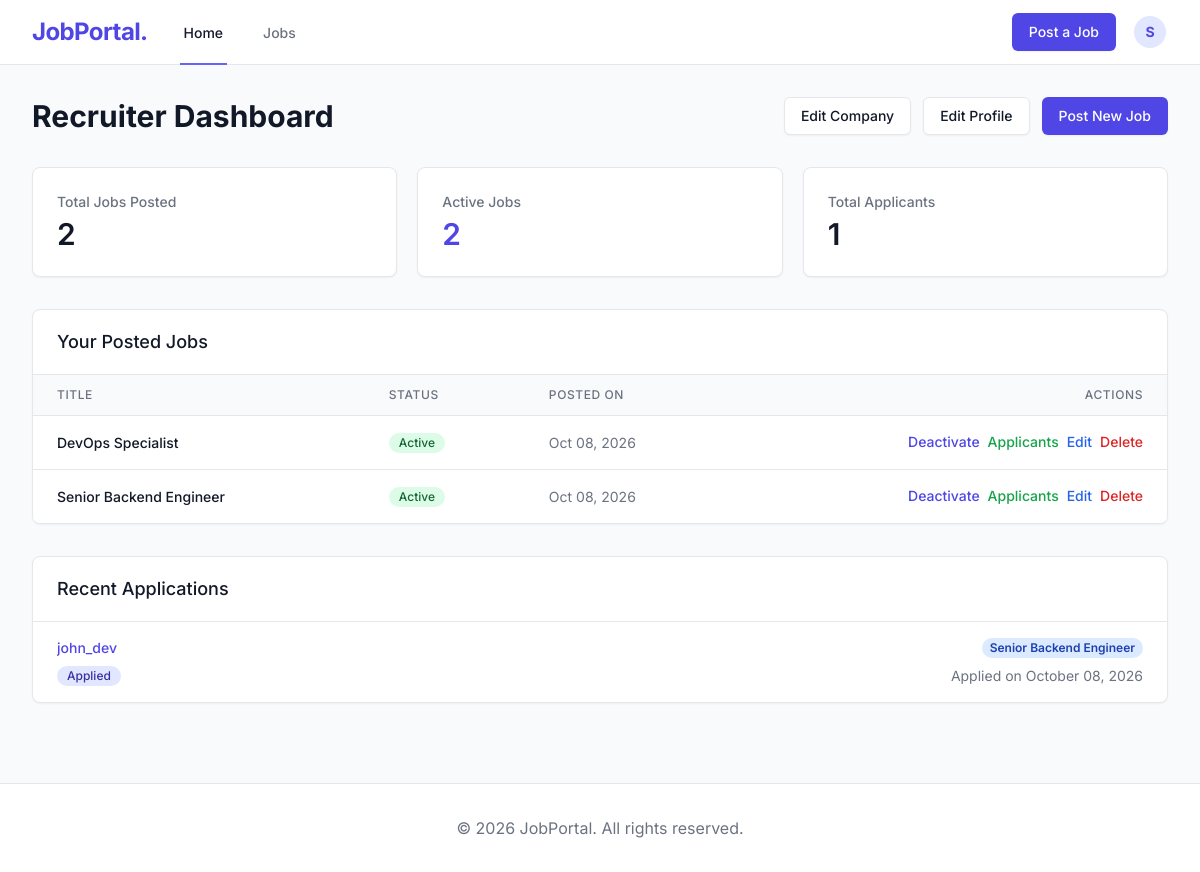
The page /accounts/dashboard/recruiter/ (signed in) on the database its author committed.
### jobs/models.py (models this page shows, shortened)
class Job(models.Model):
    JOB_TYPE_CHOICES = (
        ('Full-time', 'Full-time'),
        ('Part-time', 'Part-time'),
        ('Remote', 'Remote'),
        ('Contract', 'Contract'),
    )
    recruiter = models.ForeignKey(User, on_delete=models.CASCADE, related_name='posted_jobs')
    title = models.CharField(max_length=200)
    company_name = models.CharField(max_length=200, blank=True, null=True)
    location = models.CharField(max_length=150)
    salary = models.CharField(max_length=100, blank=True, null=True)
    skills = models.CharField(max_length=255, blank=True, null=True)
    description = models.TextField()
    job_type = models.CharField(max_length=50, choices=JOB_TYPE_CHOICES, default='Full-time')
    posted_on = models.DateTimeField(auto_now_add=True)
    is_active = models.BooleanField(default=True)
    class Meta:
        ordering = ['-posted_on']

class Application(models.Model):
    STATUS_CHOICES = (
        ('APPLIED', 'Applied'),
        ('SHORTLISTED', 'Shortlisted'),
        ('REJECTED', 'Rejected'),
    )
    job = models.ForeignKey(Job, on_delete=models.CASCADE, related_name='applications')
    candidate = models.ForeignKey(User, on_delete=models.CASCADE, related_name='applications')
    resume = models.FileField(
        upload_to='resumes/',
        validators=[FileExtensionValidator(allowed_extensions=['pdf'])]
    )
    status = models.CharField(max_length=20, choices=STATUS_CHOICES, default='APPLIED')
    applied_at = models.DateTimeField(auto_now_add=True)
    class Meta:
        ordering = ['-applied_at']
        unique_together = ('job', 'candidate')

### accounts/views.py (the view)
# urls.py: path('dashboard/recruiter/', views.recruiter_dashboard, name='recruiter_dashboard'),
@recruiter_required
def recruiter_dashboard(request):
    jobs = Job.objects.filter(recruiter=request.user)
    applications = Application.objects.filter(job__in=jobs).order_by('-applied_at')
    total_jobs = jobs.count()
    active_jobs = jobs.filter(is_active=True).count()
    total_applicants = applications.count()
    context = {
        'jobs': jobs,
        'applications': applications[:5],
        'total_jobs': total_jobs,
        'active_jobs': active_jobs,
        'total_applicants': total_applicants,
    }
    return render(request, 'accounts/dashboard_recruiter.html', context)

### templates/accounts/dashboard_recruiter.html (shortened to what this page needs)
{% extends 'base.html' %}
{% block content %}
<div class="max-w-7xl mx-auto px-4 sm:px-6 lg:px-8 py-8">
    <div class="md:flex md:items-center md:justify-between mb-8">
        <div class="flex-1 min-w-0">
            <h2 class="text-2xl font-bold leading-7 text-gray-900 sm:text-3xl sm:truncate">Recruiter Dashboard</h2>
        </div>
        <div class="mt-4 flex md:mt-0 md:ml-4 space-x-3">
            <a href="{% url 'company_update' %}" class="btn-secondary">Edit Company</a>
            <a href="{% url 'profile_update' %}" class="btn-secondary">Edit Profile</a>
            <a href="{% url 'job_create' %}" class="btn-primary">Post New Job</a>
        </div>
    </div>
    <div class="grid grid-cols-1 gap-5 sm:grid-cols-3 mb-8">
        <div class="card">
            <div class="px-4 py-5 sm:p-6">
                <dt class="text-sm font-medium text-gray-500 truncate">Total Jobs Posted</dt>
                <dd class="mt-1 text-3xl font-semibold text-gray-900">{{ total_jobs }}</dd>
            </div>
        </div>
        <div class="card">
            <div class="px-4 py-5 sm:p-6">
                <dt class="text-sm font-medium text-gray-500 truncate">Active Jobs</dt>
                <dd class="mt-1 text-3xl font-semibold text-indigo-600">{{ active_jobs }}</dd>
            </div>
        </div>
        <div class="card">
            <div class="px-4 py-5 sm:p-6">
                <dt class="text-sm font-medium text-gray-500 truncate">Total Applicants</dt>
                <dd class="mt-1 text-3xl font-semibold text-gray-900">{{ total_applicants }}</dd>
            </div>
        </div>
    </div>
    <div class="card mb-8">
        <div class="px-4 py-5 sm:px-6 border-b border-gray-200">
            <h3 class="text-lg leading-6 font-medium text-gray-900">Your Posted Jobs</h3>
        </div>
        {% if jobs %}
            <div class="overflow-x-auto">
                <table class="min-w-full divide-y divide-gray-200">
                    <thead class="bg-gray-50">
                        <tr>
                            <th scope="col" class="px-6 py-3 text-left text-xs font-medium text-gray-500 uppercase tracking-wider">Title</th>
                            <th scope="col" class="px-6 py-3 text-left text-xs font-medium text-gray-500 uppercase tracking-wider">Status</th>
                            <th scope="col" class="px-6 py-3 text-left text-xs font-medium text-gray-500 uppercase tracking-wider">Posted On</th>
                            <th scope="col" class="px-6 py-3 text-right text-xs font-medium text-gray-500 uppercase tracking-wider">Actions</th>
                        </tr>
                    </thead>
                    <tbody class="bg-white divide-y divide-gray-200">
                        {% for job in jobs %}
                            <tr>
                                <td class="px-6 py-4 whitespace-nowrap text-sm font-medium text-gray-900">
                                    <a href="{% url 'job_detail' job.id %}" class="hover:text-indigo-600">{{ job.title }}</a>
                                </td>
                                <td class="px-6 py-4 whitespace-nowrap text-sm text-gray-500">
                                    {% if job.is_active %}
                                        <span class="badge bg-green-100 text-green-800">Active</span>
                                    {% else %}
                                        <span class="badge bg-gray-100 text-gray-800">Inactive</span>
                                    {% endif %}
                                </td>
                                <td class="px-6 py-4 whitespace-nowrap text-sm text-gray-500">
                                    {{ job.posted_on|date:"M d, Y" }}
                                </td>
                                <td class="px-6 py-4 whitespace-nowrap text-right text-sm font-medium space-x-2 flex justify-end">
                                    <form method="POST" action="{% url 'job_toggle' job.id %}" class="inline">
                                        <button type="submit" class="text-indigo-600 hover:text-indigo-900">
                                            {% if job.is_active %}Deactivate{% else %}Activate{% endif %}
                                        </button>
                                    </form>
                                    <a href="{% url 'job_applicants' job.id %}" class="text-green-600 hover:text-green-900">Applicants</a>
                                    <a href="{% url 'job_update' job.id %}" class="text-blue-600 hover:text-blue-900">Edit</a>
                                    <a href="{% url 'job_delete' job.id %}" class="text-red-600 hover:text-red-900">Delete</a>
                                </td>
                            </tr>
                        {% endfor %}
                    </tbody>
                </table>
            </div>
        {% else %}
            <div class="px-4 py-5 sm:p-6 text-center text-gray-500">
                You haven't posted any jobs yet.
            </div>
        {% endif %}
    </div>
    <div class="card">
        <div class="px-4 py-5 sm:px-6 border-b border-gray-200">
            <h3 class="text-lg leading-6 font-medium text-gray-900">Recent Applications</h3>
        </div>
        <ul class="divide-y divide-gray-200">
            {% for app in applications %}
                <li class="px-4 py-4 sm:px-6 hover:bg-gray-50 transition-colors">
                    <div class="flex items-center justify-between">
                        <p class="text-sm font-medium text-indigo-600 truncate">
                            {{ app.candidate.username }}
                        </p>
                        <div class="ml-2 flex-shrink-0 flex">
                            <p class="px-2 inline-flex text-xs leading-5 font-semibold rounded-full bg-blue-100 text-blue-800">
                                {{ app.job.title }}
                            </p>
                        </div>
                    </div>
                    <div class="mt-2 sm:flex sm:justify-between">
                        <div class="sm:flex">
                            <p class="flex items-center text-sm text-gray-500">
                                <span class="badge">{{ app.get_status_display }}</span>
                            </p>
                        </div>
                        <div class="mt-2 flex items-center text-sm text-gray-500 sm:mt-0">
                            <p>
                                Applied on <time datetime="{{ app.applied_at|date:'Y-m-d' }}">{{ app.applied_at|date:"F d, Y" }}</time>
                            </p>
                        </div>
                    </div>
                </li>
            {% empty %}
                <li class="px-4 py-5 sm:p-6 text-center text-gray-500">
                    No recent applications.
                </li>
            {% endfor %}
        </ul>
    </div>
</div>
{% endblock %}

### templates/base.html (shortened to what this page needs)
<!DOCTYPE html>
<html lang="en">
<head>
    <script src="https://cdn.tailwindcss.com"></script>
</head>
<body class="antialiased min-h-screen flex flex-col bg-brand-bg text-brand-text" x-data="{ mobileMenuOpen: false }">
    <nav class="bg-brand-surface border-b border-brand-border sticky top-0 z-50">
        <div class="max-w-7xl mx-auto px-4 sm:px-6 lg:px-8">
            <div class="flex justify-between h-16">
                <div class="flex">
                    <div class="shrink-0 flex items-center">
                        <a href="{% url 'home' %}" class="text-2xl font-bold text-indigo-600 tracking-tight">JobPortal.</a>
                    </div>
                    <div class="hidden sm:-my-px sm:ml-8 sm:flex sm:space-x-8">
                        <a href="{% url 'home' %}" class="inline-flex items-center px-1 pt-1 border-b-2 border-indigo-500 text-sm font-medium text-gray-900">Home</a>
                        <a href="{% url 'job_list' %}" class="inline-flex items-center px-1 pt-1 border-b-2 border-transparent text-sm font-medium text-gray-500 hover:text-gray-700 hover:border-gray-300">Jobs</a>
                    </div>
                </div>
                <div class="hidden sm:ml-6 sm:flex sm:items-center space-x-4">
                    {% if user.is_authenticated %}
                        {% if user.profile.role == 'RECRUITER' %}
                            <a href="{% url 'job_create' %}" class="btn-primary">Post a Job</a>
                        {% endif %}
                        <div class="ml-3 relative" x-data="{ open: false }">
                            <div>
                                <button @click="open = !open" @click.away="open = false" type="button" class="flex text-sm border-2 border-transparent rounded-full focus:outline-none focus:border-indigo-300 transition duration-150 ease-in-out" id="user-menu-button" aria-expanded="false" aria-haspopup="true">
                                    {% if user.profile.avatar %}
                                        <img class="h-8 w-8 rounded-full object-cover" src="{{ user.profile.avatar.url }}" alt="">
                                    {% else %}
                                        <div class="h-8 w-8 rounded-full bg-indigo-100 flex items-center justify-center text-brand-accent font-bold">
                                            {{ user.username|make_list|first|upper }}
                                        </div>
                                    {% endif %}
                                </button>
                            </div>
                        </div>
                    {% else %}
                        <a href="{% url 'login' %}" class="text-sm font-medium text-brand-muted hover:text-brand-text transition-colors">Log in</a>
                        <a href="{% url 'register' %}" class="btn-primary">Sign up</a>
                    {% endif %}
                </div>
            </div>
        </div>
    </nav>
    <main class="flex-grow">
        {% block content %}{% endblock %}
    </main>
    <footer class="bg-brand-surface mt-12 border-t border-brand-border">
        <div class="max-w-7xl mx-auto py-8 px-4 sm:px-6 lg:px-8">
            <p class="mt-8 text-base text-brand-muted md:mt-0 md:order-1 text-center">
                &copy; {% now "Y" %} JobPortal. All rights reserved.
            </p>
        </div>
    </footer>
</body>
</html>

### templates/base.html (style rules this page uses)
body { font-family: 'Inter', sans-serif; background-color: theme('colors.brand.bg'); color: theme('colors.brand.text'); }

### rows shown on the page
Job: title "DevOps Specialist", is_active "Active", posted_on "Oct 08, 2026"
Job: title "Senior Backend Engineer", is_active "Active", posted_on "Oct 08, 2026"
Application: candidate.username "john_dev", job "Senior Backend Engineer", status "Applied", applied_at "October 08, 2026"

### other values the page prints
{{ user.username|make_list|first|upper }} "S"
{{ total_jobs }} "2"
{{ active_jobs }} "2"
{{ total_applicants }} "1"
